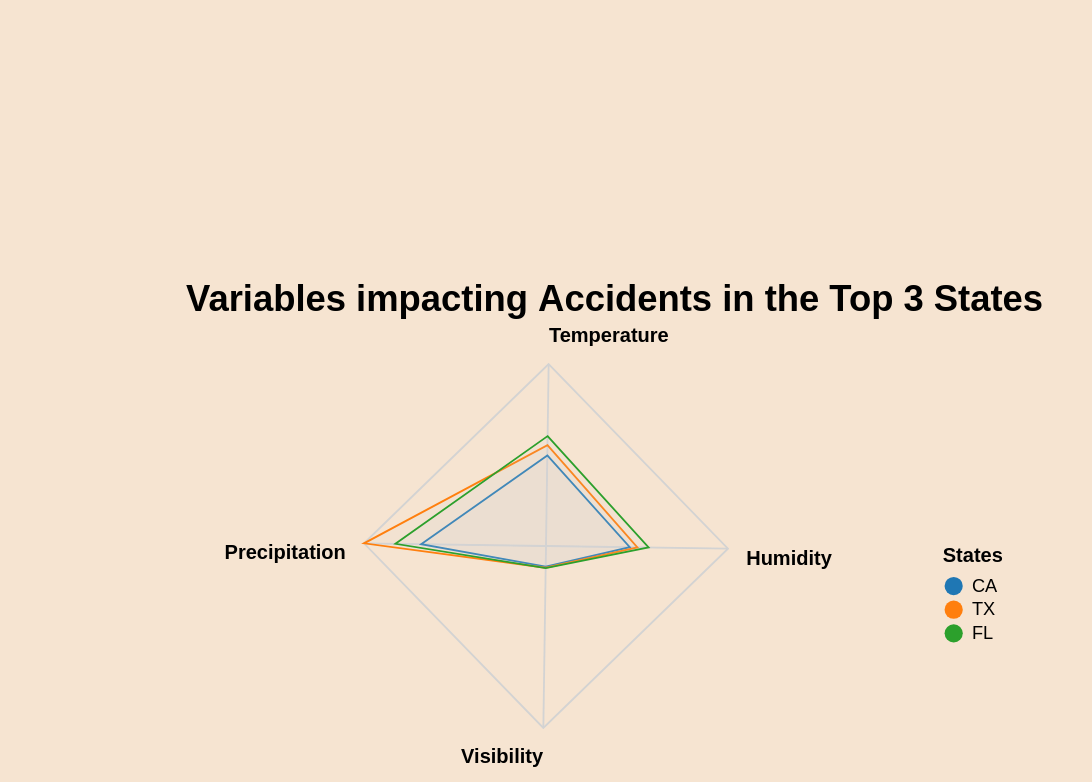

Vega-Lite specification for this chart:
### Vega specification from a JSON file in a GitHub repository (floating-point values rounded to 4 significant figures)
{"$schema": "https://vega.github.io/schema/vega/v5.json", "description": "A radar chart example, showing multiple dimensions in a radial layout.", "width": 600, "height": 430, "padding": 200, "title": "Variables impacting Accidents in the Top 3 States", "config": {"title": {"color": "black", "fontSize": 20}}, "autosize": {"type": "none", "contains": "padding"}, "background": "#F6E4D1", "signals": [{"name": "radius", "update": "width / 2"}], "data": [{"name": "table", "values": [{"key": "Temperature", "value": 61.77, "category": "CA"}, {"key": "Humidity", "value": 57.16, "category": "CA"}, {"key": "Visibility", "value": 14.04, "category": "CA"}, {"key": "Precipitation", "value": 85.2, "category": "CA"}, {"key": "Temperature", "value": 68.81, "category": "TX"}, {"key": "Humidity", "value": 62.36, "category": "TX"}, {"key": "Visibility", "value": 14.82, "category": "TX"}, {"key": "Precipitation", "value": 124.2, "category": "TX"}, {"key": "Temperature", "value": 74.96, "category": "FL"}, {"key": "Humidity", "value": 69.98, "category": "FL"}, {"key": "Visibility", "value": 15.14, "category": "FL"}, {"key": "Precipitation", "value": 102.7, "category": "FL"}]}, {"name": "keys", "source": "table", "transform": [{"type": "aggregate", "groupby": ["key"]}]}], "scales": [{"name": "angular", "type": "point", "range": {"signal": "[-PI+0.8, PI+0.8]"}, "padding": 0.5, "domain": {"data": "table", "field": "key"}}, {"name": "radial", "type": "linear", "range": {"signal": "[0, radius]"}, "zero": true, "nice": false, "domain": {"data": "table", "field": "value"}, "domainMin": 0}, {"name": "color", "type": "ordinal", "domain": {"data": "table", "field": "category"}, "range": {"scheme": "category10"}}], "encode": {"enter": {"x": {"signal": "radius"}, "y": {"signal": "radius"}}}, "legends": [{"fill": "color", "title": "States"}], "marks": [{"type": "group", "name": "categories", "zindex": 1, "from": {"facet": {"data": "table", "name": "facet", "groupby": ["category"]}}, "marks": [{"type": "line", "name": "category-line", "from": {"data": "facet"}, "encode": {"enter": {"interpolate": {"value": "linear-closed"}, "x": {"signal": "scale('radial', datum.value) * cos(scale('angular', datum.key))"}, "y": {"signal": "scale('radial', datum.value) * sin(scale('angular', datum.key))"}, "stroke": {"scale": "color", "field": "category"}, "strokeWidth": {"value": 1}, "fill": {"scale": "color", "field": "category"}, "fillOpacity": {"value": 0.1}, "tooltip": {"signal": "{'Category': datum.category,'Key': datum.key, 'Value': datum.value }"}}, "update": {"fill": {"value": "#ccc"}}, "hover": {"fill": {"value": "purple"}}}}]}, {"type": "rule", "name": "radial-grid", "from": {"data": "keys"}, "zindex": 0, "encode": {"enter": {"x": {"value": 0}, "y": {"value": 0}, "x2": {"signal": "radius * cos(scale('angular', datum.key))"}, "y2": {"signal": "radius * sin(scale('angular', datum.key))"}, "stroke": {"value": "lightgray"}, "strokeWidth": {"value": 1}}}}, {"type": "text", "name": "key-label", "from": {"data": "keys"}, "zindex": 1, "encode": {"enter": {"x": {"signal": "(radius + 10) * cos(scale('angular', datum.key))"}, "y": {"signal": "(radius + 10) * sin(scale('angular', datum.key))"}, "text": {"field": "key"}, "align": [{"test": "abs(scale('angular', datum.key)) > PI / 2", "value": "right"}, {"value": "left"}], "baseline": [{"test": "scale('angular', datum.key) > 0", "value": "top"}, {"test": "scale('angular', datum.key) == 0", "value": "middle"}, {"value": "bottom"}], "fill": {"value": "black"}, "fontWeight": {"value": "bold"}}}}, {"type": "line", "name": "outer-line", "from": {"data": "radial-grid"}, "encode": {"enter": {"interpolate": {"value": "linear-closed"}, "x": {"field": "x2"}, "y": {"field": "y2"}, "stroke": {"value": "lightgray"}, "strokeWidth": {"value": 1}}}}]}
